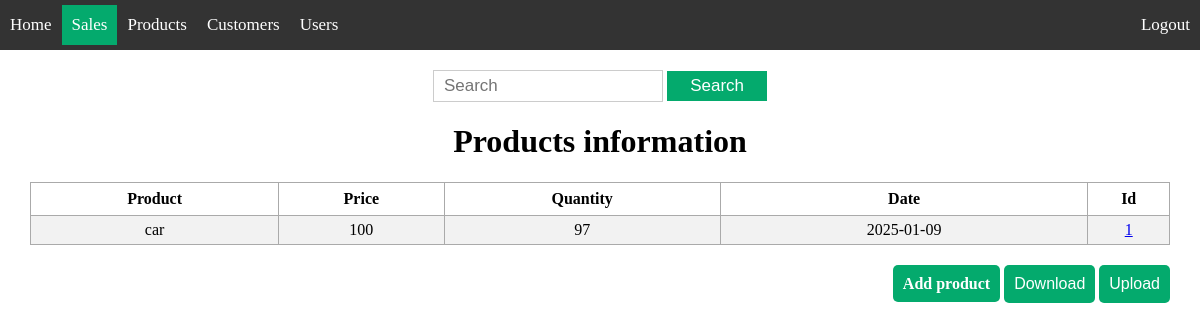
Page /products/ (signed in) on the committed database.
### app/models/product.py (models this page shows, shortened)
class Product(db.Model):
    __tablename__ = 'products'
    id = db.Column(db.Integer, primary_key=True)
    product_name = db.Column(db.String(200), nullable=False)
    price =  db.Column(db.Integer, nullable=False)
    product_quantity = db.Column(db.Integer, nullable=False)
    date = db.Column(db.DateTime, default=datetime.now(pytz.UTC))

### app/products/routes.py (the view)
@bp.route('/', methods=['GET'])
@roles_accepted('admin', 'editor', 'supervisor')
def index():
    products = Product.query.order_by(Product.product_name).all()
    return render_template('products/index.html', products=products)

### app/templates/products/index.html (shortened to what this page needs)
{% extends 'base.html' %}
{% block content %}
<div class="content">
    <div class='search'>
        <form action="{{ url_for('products.search_product', search='') }}" method="get">
            <input type='text' placeholder='Search' name='search' id='search'>
            <input type='submit' value="Search">
        </form>
    </div>
    <div class="view">
        <h1 style="text-align: center;">Products information</h1>
        {% if products|length < 1 %}
        <h4  style="text-align: center;"> There are no product on the store, create one below!</h4>
        {% else %}
        <table>
            <tr>
                <th>Product</th>
                <th>Price</th>
                <th>Quantity</th>
                <th>Date</th>
                <th>Id</th>
            </tr>
            {% for product in products %}
                <tr>
                    <td>{{ product.product_name }}</td>
                    <td>{{ product.price }}</td>
                    <td>{{ product.product_quantity }}</td>
                    <td>{{ product.date.date() }}</td>
                    <td><a href="/products/info_product/{{ product.id }}">{{ product.id }}</a></td>
                </tr>
            {% endfor %}
        </table>
        {% endif %}
    </div>
    <div class="add">
        {% if current_user.has_role('admin') or current_user.has_role('editor')%}
        <a href="/products/add_product">Add product</a>
        <div class="download-container">
            <button id="downloadBtn">Download</button>
        </div>
        <div class="upload-container">
            <button id="openModalBtn">Upload</button>
        </div>
        {% endif %}
    </div>
</div>
{% endblock %}

### app/static/css/styles.css (style rules this page uses)
html , body { margin: 0; padding: 0; overflow: hidden; }
.view table, td, th { border: 1px solid #aaa; }
.view table { border-collapse: collapse; width: 95%; margin: auto; }
.view th { height: 30px; }
.view td { text-align: center; padding: 5px; }
.view tr:nth-child(even) { background-color: #f2f2f2; }
.view tr:nth-child(odd) { background-color: #ffffff; }
.content { width: 100%; }
.search { text-align: center; padding-top: 20px; }
.search form { display: inline-block; margin: 0 auto; }
.search input[type="text"] { width: 60%; height: 10px; padding: 10px; font-size: 17px; border: 1px solid #ccc; }
.search input[type="submit"] { width: 100px; height: 30px; padding: 4px 8px;; font-size: 17px; background-color: #04AA6D; color: #fff; border: none; cursor: pointer; }
.add { text-align: right; padding-top: 20px; margin-right: 30px; }
.add a { font-size: 16px; font-weight: bold; color: #fff; text-decoration: none; padding: 10px; background-color: #04AA6D; border-radius: 5px; transition: background-color 0.3s ease; }
.table_box th, td { padding: 10px; text-align: left; }
.download-container { position: relative; display: inline-block; }
#downloadBtn { background-color: #04AA6D; color: #fff; padding: 10px 10px; border: none; cursor: pointer; font-size: 16px; border-radius: 5px; width: 100%; transition: background-color 0.3s ease; text-decoration: none; display: block; text-align: center; }
.upload-container { position: relative; display: inline-block; }
#openModalBtn { background-color: #04AA6D; color: #fff; padding: 10px 10px; border: none; cursor: pointer; font-size: 16px; border-radius: 5px; width: 100%; transition: background-color 0.3s ease; text-decoration: none; display: block; text-align: center; }

### rows in the picture
Product: product_name "car", price "100", product_quantity "97", date "2025-01-09", id "1"
